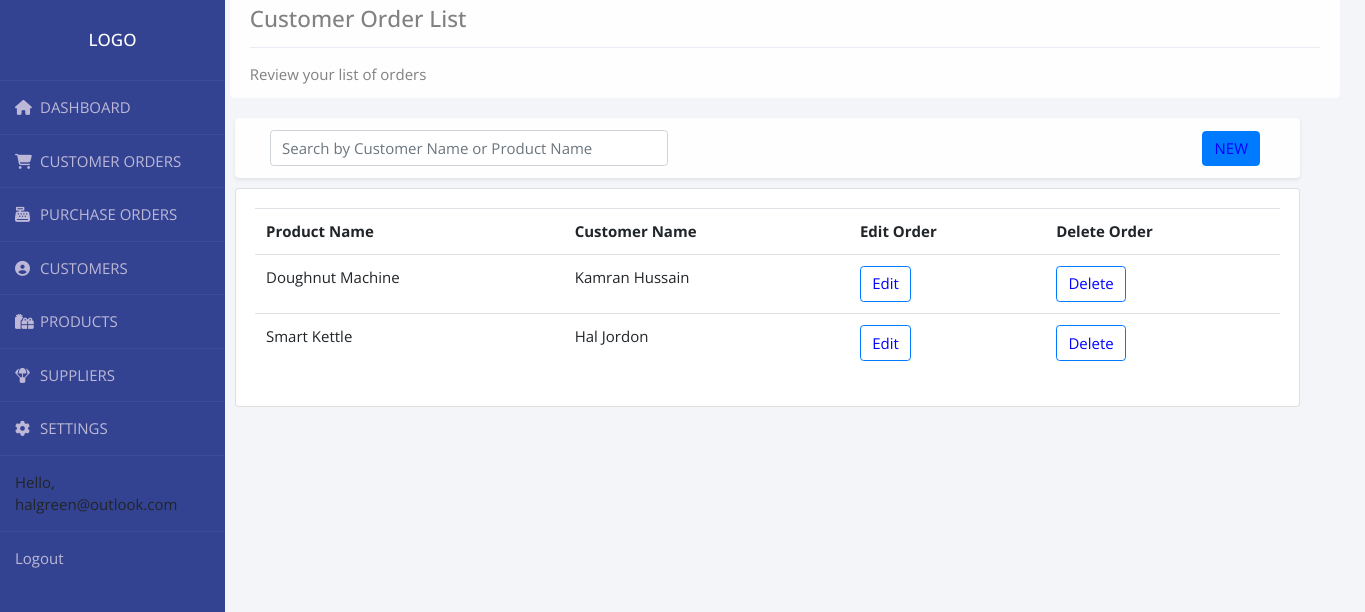
The page /customer_order_list/ (signed in) on the database as committed earlier.
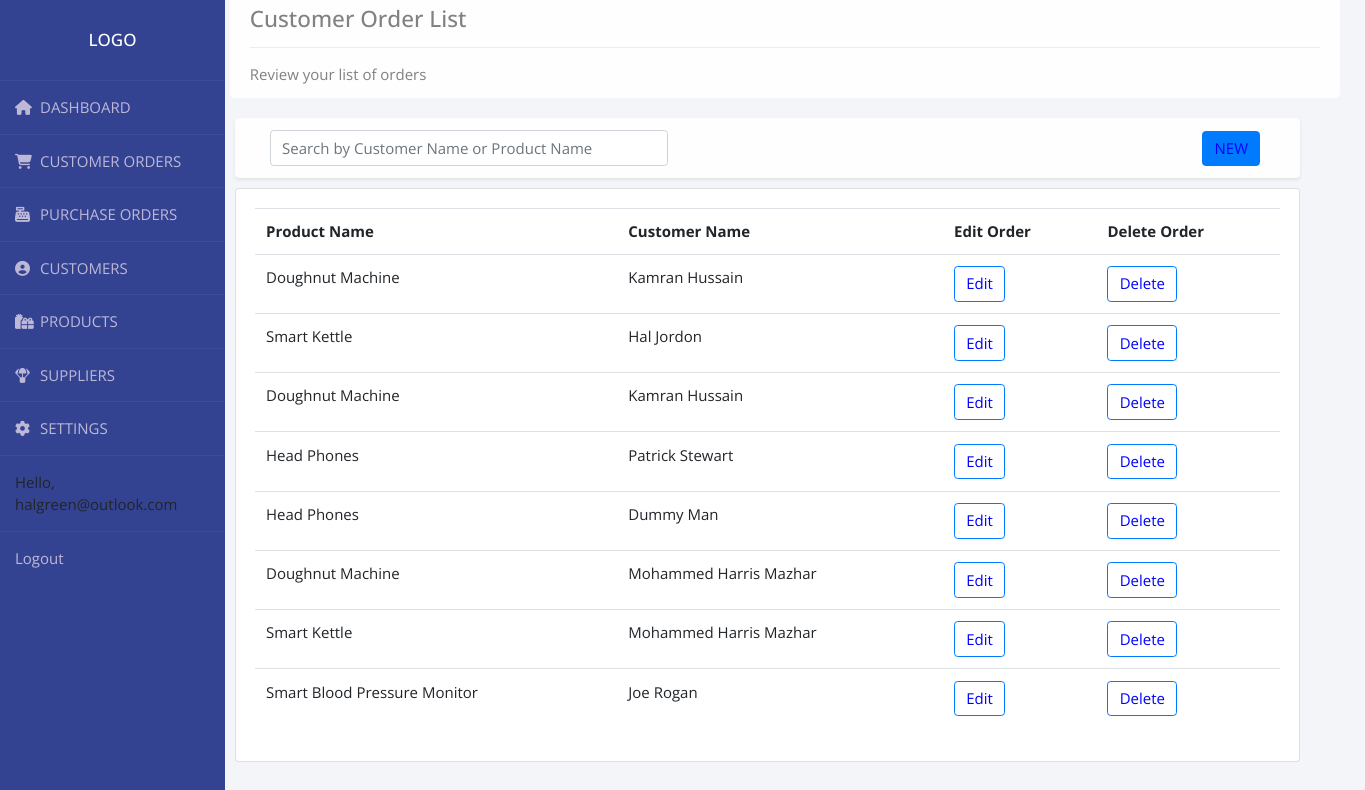
The same page on the database as committed later.
### accounts/models.py (models this page shows, shortened)
class Order(models.Model):
    STATUS = (
        ('Pending', 'Pending'),
        ('Out for delivery', 'Out for delivery'),
        ('Delivered', 'Delivered'),
    )
    customer_full_name = models.ForeignKey(
        Customer, null=True, on_delete=models.SET_NULL)
    product_name = models.ForeignKey(
        Product, related_name='%(class)s_name', on_delete=models.SET_NULL, null=True)
    product = models.ForeignKey(
        Product,  on_delete=models.SET_NULL, null=True)
    customer_phone = models.ForeignKey(
        Customer, related_name='%(class)sphone', on_delete=models.SET_NULL, null=True)
    user_email = models.ForeignKey(
        Customer, related_name='email', on_delete=models.SET_NULL, null=True)
    date_created = models.DateTimeField(auto_now_add=True, null=True)
    status = models.CharField(max_length=200, null=True, choices=STATUS)
    note = models.CharField(max_length=1000, null=True)
    delivery_address1 = models.CharField(max_length=1000, null=True)
    delivery_address2 = models.CharField(
        max_length=1000, null=True, blank=True, default='')
    delivery_city = models.CharField(max_length=1000, null=True)
    delivery_county = models.CharField(max_length=1000, null=True)
    delivery_post_code = models.CharField(max_length=1000, null=True)
    delivery_country = CountryField()
    order_required = models.IntegerField(null=True)
    total_cost_per_order = models.FloatField(null=True, blank=True)
    class Meta:
        get_latest_by = 'date_created'

class Product(models.Model):
    CATEGORY = (
        ('Sports', 'Sports'),
        ('Fashion', 'Fashion'),
        ('Toys', 'Toys'),
        ('Electronics', 'Electronics'),
        ('Kitchen', 'Kitchen'),
        ('Jewellery', 'Jewellery'),
    )
    name = models.CharField(max_length=200, null=True)
    category = models.CharField(max_length=200, null=True, choices=CATEGORY)
    description = models.CharField(max_length=200, null=True, blank=True)
    r_price = models.FloatField(null=True)
    d_price = models.FloatField(null=True, blank=True, default='')
    start_date = models.DateField(null=True, blank=True, default='')
    end_date = models.DateField(null=True, blank=True, default='')
    tags = models.ManyToManyField(Tag)
    stock = models.IntegerField(null=True)
    min_stock = models.IntegerField(null=True)
    is_active = models.BooleanField(default=False)
    product_sku = models.CharField(max_length=200, null=True)

class Customer(models.Model):
    GENDER = (
        ('Male', 'Male'),
        ('Female', 'Female'),
    )
    TITLE = (
        ('Mr', 'Mr'),
        ('Mrs', 'Mrs'),
        ('Miss', 'Miss'),
        ('Ms', 'Ms'),
        ('Dr', 'Dr'),
        ('Sir', 'Sir'),
        ('Madam', 'Madam'),
    )
    user = models.OneToOneField(User, on_delete=models.CASCADE)
    title = models.CharField(max_length=200, null=True, choices=TITLE)
    first_name = models.CharField(max_length=200, null=True)
    middle_name = models.CharField(max_length=200, blank=True, default='')
    last_name = models.CharField(max_length=200, null=True)
    phone = models.CharField(max_length=200, null=True)
    country = CountryField()
    birth_year = models.CharField(max_length=4, null=True)
    gender = models.CharField(max_length=200, null=True, choices=GENDER)
    date_created = models.DateTimeField(auto_now=True, null=True)
    profile_pic = models.ImageField(null=True, blank=True)
    last_purchase = models.DateTimeField(blank=True, null=True)
    address1 = models.CharField(max_length=1000, null=True)
    address2 = models.CharField(
        max_length=1000, null=True, blank=True, default='')
    city = models.CharField(max_length=1000, null=True)
    county = models.CharField(max_length=1000, null=True)
    post_code = models.CharField(max_length=1000, null=True)
    customer_uuid = models.UUIDField(default=uuid.uuid4)
    def __str__(self):
        return '{} {} {}'.format(self.first_name, self.middle_name, self.last_name)

### accounts/views.py (the view)
# urls.py: path('customer_order_list/', views.orderList, name="customer_order_list"),
@login_required(login_url='login')
def orderList(request):
    order_list = Order.objects.all().order_by('id')
    myFilter3 = OrderListFilter(request.GET, queryset=order_list)
    order_list = myFilter3.qs
    context = {'order_list': order_list, 'myFilter3': myFilter3}
    return render(request, 'accounts/customer_order_list.html', context)

### accounts/models.py (called while the page is built)
    def __str__(self):
        return self.email

    @property
    def is_active(self):
        return self.active

### accounts/templates/accounts/customer_order_list.html (shortened to what this page needs)
{%  extends 'accounts/main.html' %}
{% load crispy_forms_tags %}
{% block content %}
<div class="row">
	<div class="col-xs-30 col-md-20">
		<div class="container fluid-lg-right" style="margin-top: -2rem;width: 4000px; padding-left:-20rem">
			<div class=" alert alert-light " role="alert">
				<h4 class="alert-heading">Customer Order List</h4>
				<hr>
				<p class="mb-0">Review your list of orders</p>
			</div>
		</div>
	</div>
</div>
<div class='row'>
	<div class="col-xs-30 col-md-17">
		<div class="container fluid-lg-right" style="padding:20px; margin-top: -1rem;width: 1105px">
			<div class="alert alert-light shadow-sm">
				<form class="form-inline" method="GET">
					<div class="form-group col-md-5 mb-0">
						{{myFilter3.form.q2| as_crispy_field}}
				</form>
			</div>
			<div style="float: right;margin-top: -3rem; padding: 10px 20px ; border-radius: 50px ;">
				<a class="btn btn-primary" href="{% url 'new_order' %}" role="button">NEW</a>
			</div>
		</div>
	</div>
</div>
</div>
</div>
<div class="row">
	<div class="col-xs-30 col-md-17">
		<div class="container float-sm-left" style="padding:20px;margin-top: -3rem;width: 1105px">
			<div class="card card-body">
				<table class="table">
					<tr>
						<th>Product Name</th>
						<th>Customer Name</th>
						<th>Edit Order</th>
						<th>Delete Order</th>
					</tr>
					{% for i in order_list %}
					<tr>
						<td>{{i.product.name}} </td>
						<td>{{i.customer_full_name}}</td>
						<td><a class="btn btn-outline-primary" name="edit_order"
								href="{% url 'edit_order' i.id %}">Edit</a></td>
						<td><a class="btn btn-outline-primary" href="{% url 'delete_order' i.id %}">Delete</a></td>
					</tr>
					{% endfor %}
				</table>
			</div>
		</div>
	</div>
</div>
{% endblock content %}

Rows that differ between the two databases and show on the page:
added Order: product.name "Doughnut Machine", customer_full_name "Kamran Hussain"
added Order: product.name "Head Phones", customer_full_name "Patrick Stewart"
added Order: product.name "Head Phones", customer_full_name "Dummy Man"
added Order: product.name "Doughnut Machine", customer_full_name "Mohammed Harris Mazhar"
added Order: product.name "Smart Kettle", customer_full_name "Mohammed Harris Mazhar"
added Order: product.name "Smart Blood Pressure Monitor", customer_full_name "Joe Rogan"
